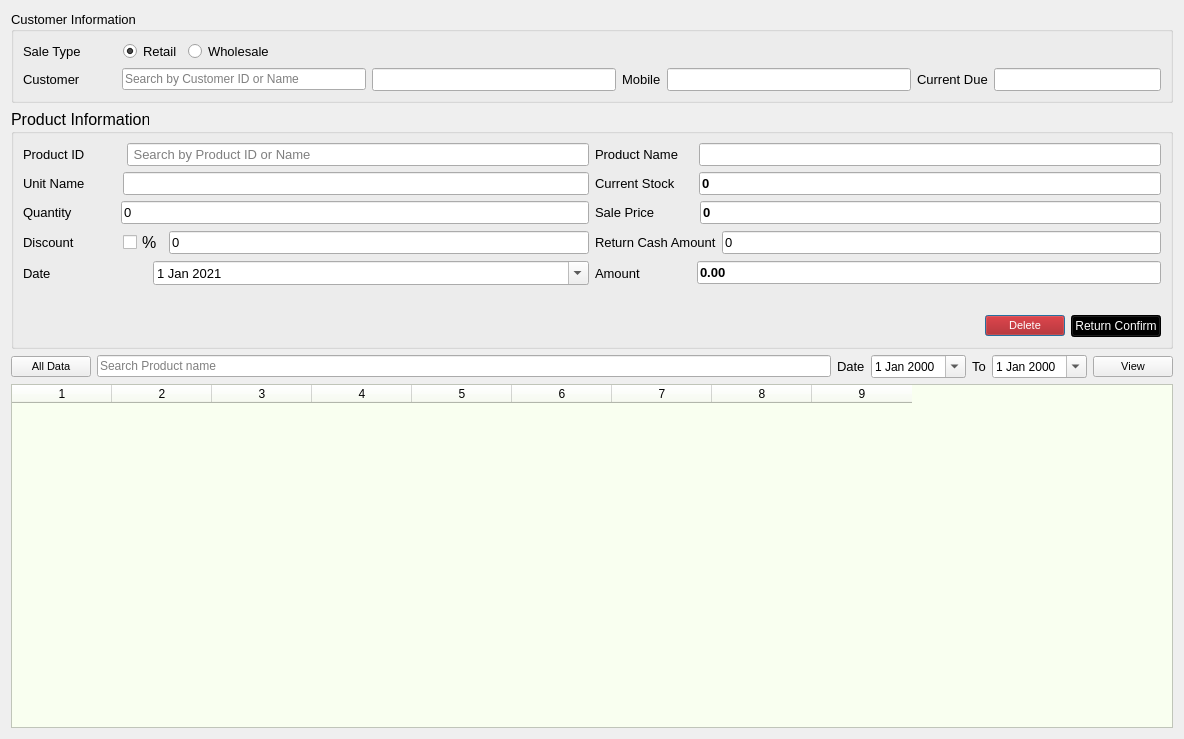
<?xml version="1.0" encoding="UTF-8"?>
<ui version="4.0">
 <class>Dialog</class>
 <widget class="QDialog" name="Dialog">
  <property name="windowModality">
   <enum>Qt::ApplicationModal</enum>
  </property>
  <property name="geometry">
   <rect>
    <x>0</x>
    <y>0</y>
    <width>1184</width>
    <height>739</height>
   </rect>
  </property>
  <property name="windowTitle">
   <string>Dialog</string>
  </property>
  <layout class="QGridLayout" name="gridLayout_4">
   <item row="0" column="0">
    <widget class="QGroupBox" name="groupBox_2">
     <property name="font">
      <font>
       <pointsize>10</pointsize>
      </font>
     </property>
     <property name="title">
      <string>Customer Information</string>
     </property>
     <layout class="QGridLayout" name="gridLayout">
      <item row="1" column="0">
       <layout class="QHBoxLayout" name="horizontalLayout_2">
        <item>
         <widget class="QLabel" name="label">
          <property name="font">
           <font>
            <pointsize>10</pointsize>
           </font>
          </property>
          <property name="text">
           <string>Customer          </string>
          </property>
         </widget>
        </item>
        <item>
         <widget class="QLineEdit" name="sv">
          <property name="font">
           <font>
            <pointsize>9</pointsize>
           </font>
          </property>
          <property name="placeholderText">
           <string>Search by Customer ID or Name</string>
          </property>
         </widget>
        </item>
        <item>
         <widget class="QLineEdit" name="cn">
          <property name="font">
           <font>
            <pointsize>10</pointsize>
            <weight>75</weight>
            <bold>true</bold>
           </font>
          </property>
          <property name="styleSheet">
           <string notr="true"/>
          </property>
          <property name="readOnly">
           <bool>true</bool>
          </property>
         </widget>
        </item>
        <item>
         <widget class="QLabel" name="label_11">
          <property name="font">
           <font>
            <pointsize>10</pointsize>
           </font>
          </property>
          <property name="text">
           <string>Mobile</string>
          </property>
         </widget>
        </item>
        <item>
         <widget class="QLineEdit" name="mobile">
          <property name="font">
           <font>
            <pointsize>10</pointsize>
            <weight>75</weight>
            <bold>true</bold>
           </font>
          </property>
          <property name="styleSheet">
           <string notr="true"/>
          </property>
          <property name="readOnly">
           <bool>true</bool>
          </property>
         </widget>
        </item>
        <item>
         <layout class="QHBoxLayout" name="horizontalLayout">
          <item>
           <widget class="QLabel" name="label_2">
            <property name="text">
             <string>Current Due</string>
            </property>
           </widget>
          </item>
          <item>
           <widget class="QLineEdit" name="cdue">
            <property name="font">
             <font>
              <pointsize>10</pointsize>
              <weight>75</weight>
              <bold>true</bold>
             </font>
            </property>
            <property name="styleSheet">
             <string notr="true"/>
            </property>
           </widget>
          </item>
         </layout>
        </item>
       </layout>
      </item>
      <item row="0" column="0">
       <layout class="QHBoxLayout" name="horizontalLayout_13">
        <item>
         <widget class="QLabel" name="label_10">
          <property name="font">
           <font>
            <pointsize>10</pointsize>
           </font>
          </property>
          <property name="text">
           <string>Sale Type          </string>
          </property>
         </widget>
        </item>
        <item>
         <widget class="QRadioButton" name="retail">
          <property name="font">
           <font>
            <pointsize>10</pointsize>
           </font>
          </property>
          <property name="text">
           <string>Retail</string>
          </property>
          <property name="checked">
           <bool>true</bool>
          </property>
         </widget>
        </item>
        <item>
         <widget class="QRadioButton" name="wholesale">
          <property name="font">
           <font>
            <pointsize>10</pointsize>
           </font>
          </property>
          <property name="text">
           <string>Wholesale</string>
          </property>
         </widget>
        </item>
        <item>
         <spacer name="horizontalSpacer">
          <property name="orientation">
           <enum>Qt::Horizontal</enum>
          </property>
          <property name="sizeHint" stdset="0">
           <size>
            <width>40</width>
            <height>20</height>
           </size>
          </property>
         </spacer>
        </item>
       </layout>
      </item>
     </layout>
    </widget>
   </item>
   <item row="1" column="0">
    <widget class="QGroupBox" name="groupBox_3">
     <property name="font">
      <font>
       <pointsize>12</pointsize>
      </font>
     </property>
     <property name="title">
      <string>Product Information</string>
     </property>
     <layout class="QGridLayout" name="gridLayout_2">
      <item row="0" column="0">
       <layout class="QHBoxLayout" name="horizontalLayout_5">
        <item>
         <widget class="QLabel" name="label_3">
          <property name="font">
           <font>
            <pointsize>10</pointsize>
           </font>
          </property>
          <property name="text">
           <string>Product ID          </string>
          </property>
         </widget>
        </item>
        <item>
         <widget class="QLineEdit" name="pv">
          <property name="font">
           <font>
            <pointsize>10</pointsize>
           </font>
          </property>
          <property name="placeholderText">
           <string> Search by Product ID or Name</string>
          </property>
         </widget>
        </item>
       </layout>
      </item>
      <item row="0" column="1">
       <layout class="QHBoxLayout" name="horizontalLayout_11">
        <item>
         <widget class="QLabel" name="label_4">
          <property name="font">
           <font>
            <pointsize>10</pointsize>
           </font>
          </property>
          <property name="text">
           <string>Product Name    </string>
          </property>
         </widget>
        </item>
        <item>
         <widget class="QLineEdit" name="pn">
          <property name="font">
           <font>
            <pointsize>10</pointsize>
            <weight>75</weight>
            <bold>true</bold>
           </font>
          </property>
          <property name="styleSheet">
           <string notr="true"/>
          </property>
          <property name="readOnly">
           <bool>true</bool>
          </property>
         </widget>
        </item>
       </layout>
      </item>
      <item row="1" column="0">
       <layout class="QHBoxLayout" name="horizontalLayout_7">
        <item>
         <widget class="QLabel" name="label_7">
          <property name="font">
           <font>
            <pointsize>10</pointsize>
           </font>
          </property>
          <property name="text">
           <string>Unit Name         </string>
          </property>
         </widget>
        </item>
        <item>
         <widget class="QLineEdit" name="unit">
          <property name="font">
           <font>
            <pointsize>10</pointsize>
           </font>
          </property>
          <property name="styleSheet">
           <string notr="true"/>
          </property>
          <property name="readOnly">
           <bool>true</bool>
          </property>
         </widget>
        </item>
       </layout>
      </item>
      <item row="1" column="1">
       <layout class="QHBoxLayout" name="horizontalLayout_8">
        <item>
         <widget class="QLabel" name="label_9">
          <property name="font">
           <font>
            <pointsize>10</pointsize>
           </font>
          </property>
          <property name="text">
           <string>Current Stock     </string>
          </property>
         </widget>
        </item>
        <item>
         <widget class="QLineEdit" name="stockshow">
          <property name="font">
           <font>
            <pointsize>10</pointsize>
            <weight>75</weight>
            <bold>true</bold>
           </font>
          </property>
          <property name="styleSheet">
           <string notr="true"/>
          </property>
          <property name="text">
           <string>0</string>
          </property>
          <property name="readOnly">
           <bool>true</bool>
          </property>
         </widget>
        </item>
       </layout>
      </item>
      <item row="2" column="0">
       <layout class="QHBoxLayout" name="horizontalLayout_3">
        <item>
         <widget class="QLabel" name="label_12">
          <property name="font">
           <font>
            <pointsize>10</pointsize>
           </font>
          </property>
          <property name="text">
           <string>Quantity            </string>
          </property>
         </widget>
        </item>
        <item>
         <widget class="QLineEdit" name="qtn">
          <property name="font">
           <font>
            <pointsize>10</pointsize>
           </font>
          </property>
          <property name="layoutDirection">
           <enum>Qt::RightToLeft</enum>
          </property>
          <property name="text">
           <string>0</string>
          </property>
         </widget>
        </item>
       </layout>
      </item>
      <item row="2" column="1">
       <layout class="QHBoxLayout" name="horizontalLayout_12">
        <item>
         <widget class="QLabel" name="label_14">
          <property name="font">
           <font>
            <pointsize>10</pointsize>
           </font>
          </property>
          <property name="text">
           <string>Sale Price           </string>
          </property>
         </widget>
        </item>
        <item>
         <widget class="QLineEdit" name="sale">
          <property name="font">
           <font>
            <pointsize>10</pointsize>
            <weight>75</weight>
            <bold>true</bold>
           </font>
          </property>
          <property name="layoutDirection">
           <enum>Qt::RightToLeft</enum>
          </property>
          <property name="styleSheet">
           <string notr="true"/>
          </property>
          <property name="text">
           <string>0</string>
          </property>
          <property name="readOnly">
           <bool>true</bool>
          </property>
         </widget>
        </item>
       </layout>
      </item>
      <item row="3" column="0">
       <layout class="QHBoxLayout" name="horizontalLayout_20">
        <item>
         <widget class="QLabel" name="label_24">
          <property name="font">
           <font>
            <pointsize>10</pointsize>
           </font>
          </property>
          <property name="text">
           <string>Discount            </string>
          </property>
         </widget>
        </item>
        <item>
         <widget class="QCheckBox" name="ppercent">
          <property name="text">
           <string>%</string>
          </property>
         </widget>
        </item>
        <item>
         <widget class="QLineEdit" name="discount_p">
          <property name="font">
           <font>
            <pointsize>10</pointsize>
           </font>
          </property>
          <property name="layoutDirection">
           <enum>Qt::RightToLeft</enum>
          </property>
          <property name="text">
           <string>0</string>
          </property>
          <property name="readOnly">
           <bool>false</bool>
          </property>
         </widget>
        </item>
       </layout>
      </item>
      <item row="3" column="1">
       <layout class="QHBoxLayout" name="horizontalLayout_21">
        <item>
         <widget class="QLabel" name="label_25">
          <property name="font">
           <font>
            <pointsize>10</pointsize>
           </font>
          </property>
          <property name="text">
           <string>Return Cash Amount</string>
          </property>
         </widget>
        </item>
        <item>
         <widget class="QLineEdit" name="paid">
          <property name="font">
           <font>
            <pointsize>10</pointsize>
           </font>
          </property>
          <property name="layoutDirection">
           <enum>Qt::RightToLeft</enum>
          </property>
          <property name="text">
           <string>0</string>
          </property>
          <property name="readOnly">
           <bool>false</bool>
          </property>
         </widget>
        </item>
       </layout>
      </item>
      <item row="4" column="0">
       <layout class="QHBoxLayout" name="horizontalLayout_9" stretch="2,7">
        <item>
         <widget class="QLabel" name="label_8">
          <property name="font">
           <font>
            <pointsize>10</pointsize>
           </font>
          </property>
          <property name="text">
           <string>Date                  </string>
          </property>
         </widget>
        </item>
        <item>
         <widget class="QDateEdit" name="dateEdit">
          <property name="font">
           <font>
            <pointsize>10</pointsize>
           </font>
          </property>
          <property name="calendarPopup">
           <bool>true</bool>
          </property>
          <property name="date">
           <date>
            <year>2021</year>
            <month>1</month>
            <day>1</day>
           </date>
          </property>
         </widget>
        </item>
       </layout>
      </item>
      <item row="4" column="1">
       <layout class="QHBoxLayout" name="horizontalLayout_4">
        <item>
         <widget class="QLabel" name="label_13">
          <property name="font">
           <font>
            <pointsize>10</pointsize>
           </font>
          </property>
          <property name="text">
           <string>Amount              </string>
          </property>
         </widget>
        </item>
        <item>
         <widget class="QLineEdit" name="itemvalue">
          <property name="font">
           <font>
            <pointsize>10</pointsize>
            <weight>75</weight>
            <bold>true</bold>
           </font>
          </property>
          <property name="styleSheet">
           <string notr="true"/>
          </property>
          <property name="text">
           <string>0.00</string>
          </property>
          <property name="readOnly">
           <bool>true</bool>
          </property>
         </widget>
        </item>
       </layout>
      </item>
      <item row="5" column="1">
       <widget class="QLabel" name="label_5">
        <property name="text">
         <string/>
        </property>
       </widget>
      </item>
      <item row="6" column="1">
       <layout class="QHBoxLayout" name="horizontalLayout_10">
        <item>
         <spacer name="horizontalSpacer_2">
          <property name="orientation">
           <enum>Qt::Horizontal</enum>
          </property>
          <property name="sizeHint" stdset="0">
           <size>
            <width>40</width>
            <height>20</height>
           </size>
          </property>
         </spacer>
        </item>
        <item>
         <widget class="QPushButton" name="deleteb">
          <property name="font">
           <font>
            <pointsize>8</pointsize>
           </font>
          </property>
          <property name="styleSheet">
           <string notr="true">background-color: rgb(170, 0, 0);
color: rgb(255, 255, 255);</string>
          </property>
          <property name="text">
           <string>Delete</string>
          </property>
         </widget>
        </item>
        <item>
         <widget class="QPushButton" name="additemb">
          <property name="font">
           <font>
            <pointsize>9</pointsize>
           </font>
          </property>
          <property name="styleSheet">
           <string notr="true">background-color: rgb(0, 0, 0);
color: rgb(255, 255, 255);</string>
          </property>
          <property name="text">
           <string>Return Confirm</string>
          </property>
         </widget>
        </item>
       </layout>
      </item>
     </layout>
    </widget>
   </item>
   <item row="2" column="0">
    <layout class="QGridLayout" name="gridLayout_3">
     <item row="0" column="0">
      <layout class="QHBoxLayout" name="horizontalLayout_6">
       <item>
        <layout class="QHBoxLayout" name="horizontalLayout_14">
         <item>
          <widget class="QPushButton" name="allb">
           <property name="font">
            <font>
             <pointsize>8</pointsize>
            </font>
           </property>
           <property name="text">
            <string>All Data</string>
           </property>
          </widget>
         </item>
         <item>
          <widget class="QLineEdit" name="searchv_2">
           <property name="font">
            <font>
             <pointsize>9</pointsize>
            </font>
           </property>
           <property name="placeholderText">
            <string>Search Product name </string>
           </property>
          </widget>
         </item>
         <item>
          <widget class="QLabel" name="label_6">
           <property name="font">
            <font>
             <pointsize>10</pointsize>
            </font>
           </property>
           <property name="text">
            <string>Date</string>
           </property>
          </widget>
         </item>
         <item>
          <widget class="QDateEdit" name="fromd">
           <property name="font">
            <font>
             <pointsize>9</pointsize>
            </font>
           </property>
           <property name="calendarPopup">
            <bool>true</bool>
           </property>
          </widget>
         </item>
         <item>
          <widget class="QLabel" name="label_15">
           <property name="font">
            <font>
             <pointsize>10</pointsize>
            </font>
           </property>
           <property name="text">
            <string>To</string>
           </property>
          </widget>
         </item>
         <item>
          <widget class="QDateEdit" name="tod">
           <property name="font">
            <font>
             <pointsize>9</pointsize>
            </font>
           </property>
           <property name="calendarPopup">
            <bool>true</bool>
           </property>
          </widget>
         </item>
         <item>
          <widget class="QPushButton" name="viewb">
           <property name="font">
            <font>
             <pointsize>8</pointsize>
            </font>
           </property>
           <property name="text">
            <string>View</string>
           </property>
          </widget>
         </item>
        </layout>
       </item>
      </layout>
     </item>
     <item row="1" column="0">
      <widget class="QTableWidget" name="tableWidget">
       <property name="styleSheet">
        <string notr="true">font: 8pt &quot;MS Shell Dlg 2&quot;;
background-color: rgb(249, 255, 240);</string>
       </property>
       <property name="columnCount">
        <number>9</number>
       </property>
       <column/>
       <column/>
       <column/>
       <column/>
       <column/>
       <column/>
       <column/>
       <column/>
       <column/>
      </widget>
     </item>
    </layout>
   </item>
  </layout>
 </widget>
 <resources/>
 <connections/>
</ui>
